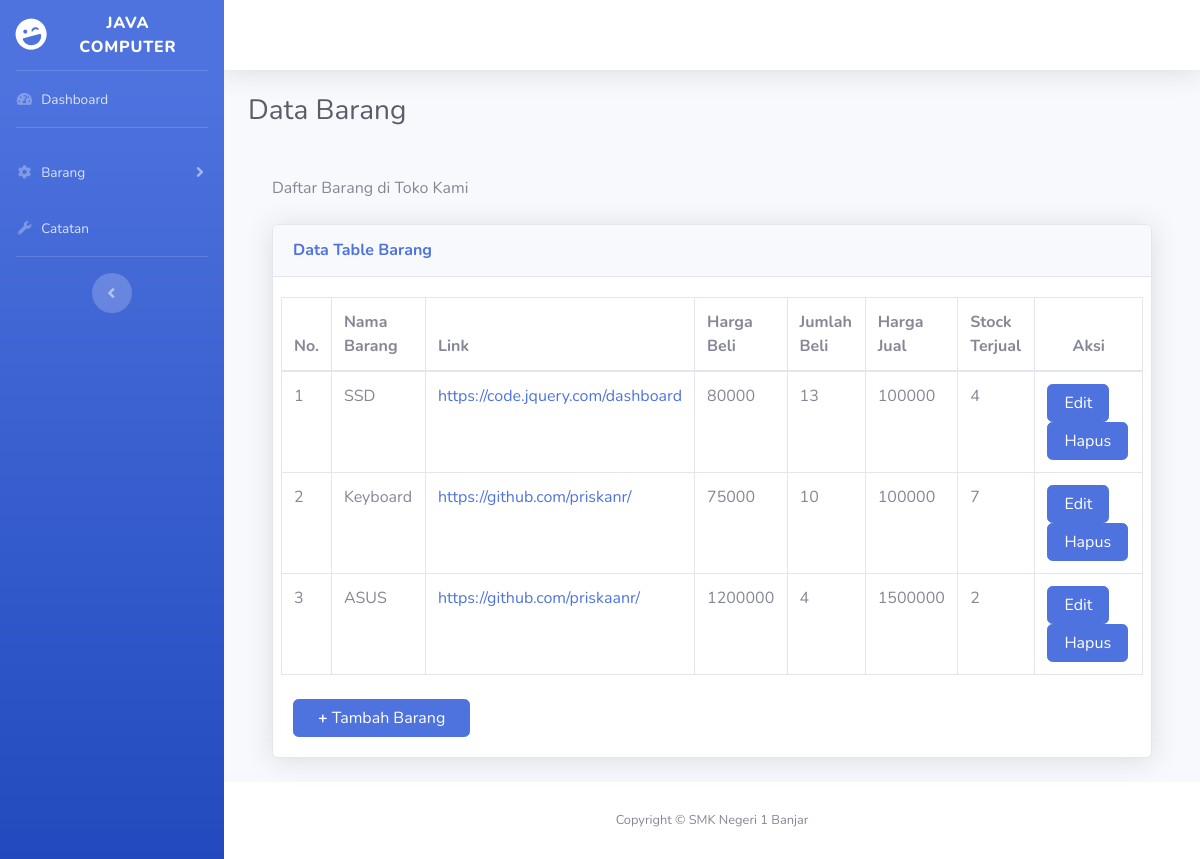
The page / on the database its author committed.
### tables this page shows
CREATE TABLE `barang` (
  `id_barang` int(255) NOT NULL,
  `nama_barang` varchar(255) NOT NULL,
  `link` varchar(255) NOT NULL,
  `harga_beli` int(255) NOT NULL,
  `jumlah_beli` int(255) NOT NULL,
  `harga_jual` int(255) NOT NULL,
  `stock_terjual` int(255) NOT NULL
);

### index.php (the view, shortened to what this page needs)
<!DOCTYPE html>
<html lang="en">
<head>
    <link href="vendor/fontawesome-free/css/all.min.css" rel="stylesheet" type="text/css">
    <link href="css/sb-admin-2.min.css" rel="stylesheet">
</head>
<body id="page-top">
    <div id="wrapper">
        <ul class="navbar-nav bg-gradient-primary sidebar sidebar-dark accordion" id="accordionSidebar">
            <a class="sidebar-brand d-flex align-items-center justify-content-center" href="index.php">
                <div class="sidebar-brand-icon rotate-n-15">
                    <i class="fas fa-laugh-wink"></i>
                </div>
                <div class="sidebar-brand-text mx-3">Java Computer</div>
            </a>
            <hr class="sidebar-divider my-0">
            <li class="nav-item">
                <a class="nav-link" href="index.php">
                    <i class="fas fa-fw fa-tachometer-alt"></i>
                    <span>Dashboard</span></a>
            </li>
            <hr class="sidebar-divider">
            <li class="nav-item">
                <a class="nav-link collapsed" href="#" data-toggle="collapse" data-target="#collapseTwo"
                    aria-expanded="true" aria-controls="collapseTwo">
                    <i class="fas fa-fw fa-cog"></i>
                    <span>Barang</span>
                </a>
            </li>
            <li class="nav-item">
                <a class="nav-link" href="catatan.php" data-target="#collapseUtilities"
                    aria-expanded="true" aria-controls="collapseUtilities">
                    <i class="fas fa-fw fa-wrench"></i>
                    <span>Catatan</span>
                </a>
            </li>
            <hr class="sidebar-divider d-none d-md-block">
            <div class="text-center d-none d-md-inline">
                <button class="rounded-circle border-0" id="sidebarToggle"></button>
            </div>
        </ul>
        <div id="content-wrapper" class="d-flex flex-column">
            <div id="content">
                <nav class="navbar navbar-expand navbar-light bg-white topbar mb-4 static-top shadow">
                </nav>
                <div class="container-fluid">
                    <h1 class="h3 mb-4 text-gray-800">Data Barang</h1>
                    <br>
                    <div class="container-fluid">
                        <p class="mb-4">Daftar Barang di Toko Kami</p>
                        <div class="card shadow mb-4">
                            <div class="card-header py-3">
                                <h6 class="m-0 font-weight-bold text-primary">Data Table Barang</h6>
                            </div>
                            <div class="card-body">
                                <div class="row">
                                    <div class="table-responsive">
                                    <table class="table table-bordered" id="dataTable" width="100%" cellspacing="0">
                                        <thead>
                                            <tr>
                                                <th>No. </th>
                                                <th>Nama Barang</th>
                                                <th>Link</th>
                                                <th>Harga Beli</th>
                                                <th>Jumlah Beli</th>
                                                <th>Harga Jual</th>
                                                <th>Stock Terjual</th>
                                                <th style="text-align: center;">Aksi</th>
                                            </tr>
                                        </thead>
                                        <?php
                                            include 'koneksi.php';
                                            $i =1;
                                            $data = mysqli_query($koneksi, "SELECT * FROM barang");
                                                    while($d = mysqli_fetch_array($data)){
                                           ?>
                                            <tr>
                                                <td><?php echo $i++ ?></td>
                                                <td><?php echo $d['nama_barang'];  ?></td>
                                                <td><a href="<?php echo $d['link']; ?>"><?php echo $d['link']; ?></a></td>
                                                <td><?php echo $d['harga_beli']; ?></td>
                                                <td><?php echo $d['jumlah_beli']; ?></td>
                                                <td><?php echo $d['harga_jual']; ?></td>
                                                <td><?php echo $d['stock_terjual']; ?></td>
                                                <td>
                                                    <a href="editbarang.php?id_barang=<?php echo $d['id_barang'];?>" class="btn btn-primary px-3">Edit</a>
                                                    <a href="hapus.php?id_barang=<?php echo $d['id_barang']; ?>" class="btn btn-primary px-3">Hapus</a>
                                                </td>
                                            </tr>
                                            <?php
                                            }
                                            ?>
                                    </table>
                                </div>
                                </div>
                                <div class="row mt-2">
                                    <div class="col-3">
                                        <a href="tambahbarang.php" class="btn btn-primary px-4"><b>+</b> Tambah Barang</a>
                                    </div>
                                </div>
                            </div>
                        </div>
                    </div>
                </div>
            </div>
            <footer class="sticky-footer bg-white">
                <div class="container my-auto">
                    <div class="copyright text-center my-auto">
                        <span>Copyright &copy; SMK Negeri 1 Banjar</span>
                    </div>
                </div>
            </footer>
        </div>
    </div>
</body>
</html>

### rows shown on the page
barang: nama_barang "SSD", link "https://code.jquery.com/dashboard", harga_beli "80000", jumlah_beli "13", harga_jual "100000", stock_terjual "4"
barang: nama_barang "Keyboard", link "https://github.com/priskanr/", harga_beli "75000", jumlah_beli "10", harga_jual "100000", stock_terjual "7"
barang: nama_barang "ASUS", link "https://github.com/priskaanr/", harga_beli "1200000", jumlah_beli "4", harga_jual "1500000", stock_terjual "2"
